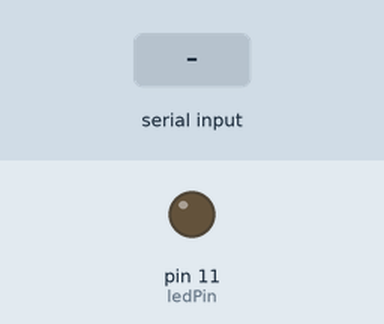
Recording of a sketch running on a simulated Arduino Uno, built with avr-gcc and run on an emulated ATmega328P. Shown: output pins drawn as LEDs (lit = HIGH). The test bench sets the inputs (shaded band).

Above: at 1.2 s.
1.3 s: "1" received over Serial
At 1.7 s:
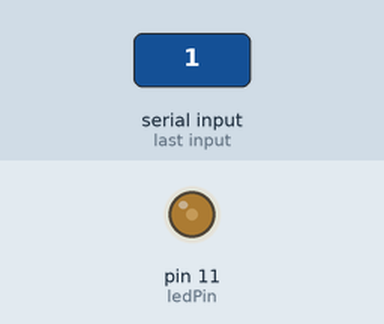
2.8 s: "2" received over Serial
At 4.0 s:
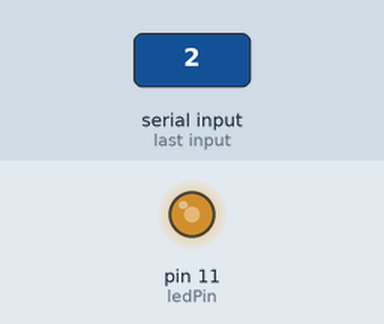
4.3 s: "3" received over Serial
At 5.2 s:
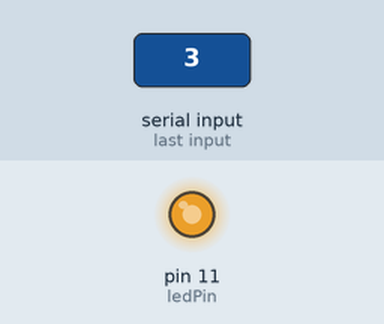
Timing chart, 0 to 7.3 s (numbered marks = the images above; inputs shaded):
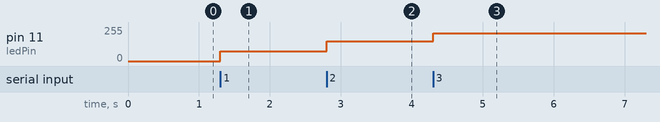

Measured:
- after the input at 1.3 s, pin 11 (ledPin): 0/255 → 75/255 at once
- after the input at 2.8 s, pin 11 (ledPin): 75/255 → 150/255 at once
- after the input at 4.3 s, pin 11 (ledPin): 150/255 → 210/255 at once

The sketch:

Brilllo_practica8.ino
```cpp
int ledPin = 11;

void setup() {
Serial.begin(9600);
pinMode(ledPin, OUTPUT);
}

void loop() {

char incomingByte = Serial.read(); switch (incomingByte) {
case '0':
  analogWrite(ledPin, 0);
  break;
case '1':
  analogWrite(ledPin, 75);
  break;
case '2':
  analogWrite (ledPin, 150);
  break;
case '3':
  analogWrite(ledPin, 210);
  break;
case '4':
  analogWrite(ledPin, 255);
  break;
 }
}
```
